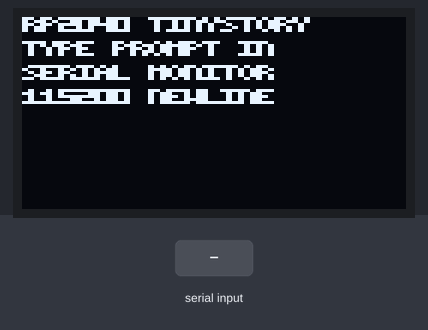
Bench run of a sketch on a simulated ESP32-S3. Shown: 128×64 one-colour display. Wiring (inferred from the names in the program): I2C bus: SDA GPIO 28; SCL GPIO 29; SSD1306 OLED at I2C address 0x3C. The test bench sets the inputs (shaded band). What the sketch prints to the serial monitor is not drawn.

Above: at 5.2 s.
5.3 s: "1\n" received over Serial
At 6.08 s:
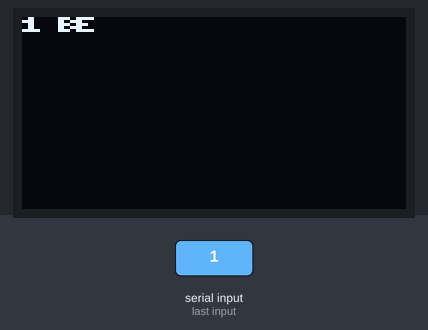
At 9.6 s:
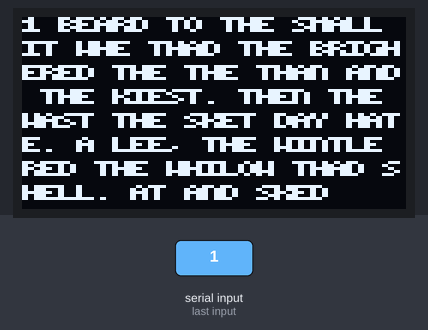
Timing chart, 0 to 11.1 s (numbered marks = the images above; inputs shaded):
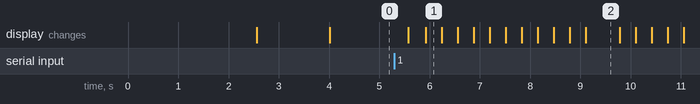

The sketch:

rp2040_tinylm.ino
```cpp
// RP2040 TinyStoryGen.
//
// Pico/RP2040 version of the ESP32-S3 on-device text demo. This does not run
// the 28.9M-param PLE model; the RP2040 has 264KB SRAM and no PSRAM. Instead it
// runs a compact byte-level backoff language model from flash.
//
// Display wiring requested:
//   OLED SDA -> GP28
//   OLED SCL -> GP29
//   OLED VCC -> 3V3
//   OLED GND -> GND
//
// GP28/GP29 are awkward for hardware I2C on many Pico setups, so this sketch
// uses a tiny bit-banged SSD1306-compatible I2C driver. Default address: 0x3C.
//
// Input:
//   Open Serial Monitor at 115200, set line ending to "Newline", type a prompt,
//   and press Enter. The model continues from your prompt.

#include "rp2040_model.h"

#define OLED_SDA 28
#define OLED_SCL 29
#define OLED_ADDR 0x3C
#define OLED_W 128
#define OLED_H 64
#define OLED_PAGES (OLED_H / 8)
#define OLED_TEXT_COLS 21
#define OLED_TEXT_ROWS 8

static uint32_t rng_state = 0xC0DEC0DEu;
static uint8_t prev2 = ' ';
static uint8_t prev1 = ' ';
static char prompt_buf[96];
static int prompt_len = 0;
static int text_col = 0;
static int text_row = 0;

// ---- bit-banged I2C + minimal OLED text ------------------------------------
static void i2c_delay() { delayMicroseconds(4); }

static void sda_high() { pinMode(OLED_SDA, INPUT_PULLUP); }
static void scl_high() { pinMode(OLED_SCL, INPUT_PULLUP); }
static void sda_low() {
  pinMode(OLED_SDA, OUTPUT);
  digitalWrite(OLED_SDA, LOW);
}
static void scl_low() {
  pinMode(OLED_SCL, OUTPUT);
  digitalWrite(OLED_SCL, LOW);
}

static void i2c_start() {
  sda_high(); scl_high(); i2c_delay();
  sda_low(); i2c_delay();
  scl_low(); i2c_delay();
}

static void i2c_stop() {
  sda_low(); i2c_delay();
  scl_high(); i2c_delay();
  sda_high(); i2c_delay();
}

static bool i2c_write(uint8_t b) {
  for (int i = 0; i < 8; i++) {
    if (b & 0x80) sda_high();
    else sda_low();
    i2c_delay();
    scl_high(); i2c_delay();
    scl_low(); i2c_delay();
    b <<= 1;
  }
  sda_high();
  i2c_delay();
  scl_high();
  bool ack = digitalRead(OLED_SDA) == LOW;
  i2c_delay();
  scl_low();
  return ack;
}

static void oled_cmd(uint8_t c) {
  i2c_start();
  i2c_write(OLED_ADDR << 1);
  i2c_write(0x00);
  i2c_write(c);
  i2c_stop();
}

static void oled_data(uint8_t d) {
  i2c_start();
  i2c_write(OLED_ADDR << 1);
  i2c_write(0x40);
  i2c_write(d);
  i2c_stop();
}

static void oled_pos(int col, int page) {
  oled_cmd(0xB0 + page);
  oled_cmd(0x00 + (col & 0x0F));
  oled_cmd(0x10 + (col >> 4));
}

static void oled_clear() {
  for (int p = 0; p < OLED_PAGES; p++) {
    oled_pos(0, p);
    for (int x = 0; x < OLED_W; x++) oled_data(0x00);
  }
  text_col = 0;
  text_row = 0;
  oled_pos(0, 0);
}

static void oled_begin() {
  sda_high();
  scl_high();
  delay(50);
  oled_cmd(0xAE);
  oled_cmd(0xD5); oled_cmd(0x80);
  oled_cmd(0xA8); oled_cmd(0x3F);
  oled_cmd(0xD3); oled_cmd(0x00);
  oled_cmd(0x40);
  oled_cmd(0x8D); oled_cmd(0x14);
  oled_cmd(0x20); oled_cmd(0x02);
  oled_cmd(0xA1);
  oled_cmd(0xC8);
  oled_cmd(0xDA); oled_cmd(0x12);
  oled_cmd(0x81); oled_cmd(0xCF);
  oled_cmd(0xD9); oled_cmd(0xF1);
  oled_cmd(0xDB); oled_cmd(0x40);
  oled_cmd(0xA4);
  oled_cmd(0xA6);
  oled_cmd(0xAF);
  oled_clear();
}

static const uint8_t FONT_3X5[][3] = {
  {0x00,0x00,0x00}, {0x00,0x17,0x00}, {0x03,0x00,0x03}, {0x1F,0x0A,0x1F},
  {0x12,0x1F,0x09}, {0x19,0x04,0x13}, {0x0A,0x15,0x1A}, {0x00,0x03,0x00},
  {0x00,0x0E,0x11}, {0x11,0x0E,0x00}, {0x0A,0x04,0x0A}, {0x04,0x0E,0x04},
  {0x10,0x08,0x00}, {0x04,0x04,0x04}, {0x00,0x10,0x00}, {0x18,0x04,0x03},
  {0x1F,0x11,0x1F}, {0x12,0x1F,0x10}, {0x1D,0x15,0x17}, {0x15,0x15,0x1F},
  {0x07,0x04,0x1F}, {0x17,0x15,0x1D}, {0x1F,0x15,0x1D}, {0x01,0x01,0x1F},
  {0x1F,0x15,0x1F}, {0x17,0x15,0x1F}, {0x00,0x0A,0x00}, {0x10,0x0A,0x00},
  {0x04,0x0A,0x11}, {0x0A,0x0A,0x0A}, {0x11,0x0A,0x04}, {0x01,0x15,0x03},
  {0x0E,0x15,0x16}, {0x1E,0x05,0x1E}, {0x1F,0x15,0x0A}, {0x0E,0x11,0x11},
  {0x1F,0x11,0x0E}, {0x1F,0x15,0x11}, {0x1F,0x05,0x01}, {0x0E,0x11,0x1D},
  {0x1F,0x04,0x1F}, {0x11,0x1F,0x11}, {0x08,0x10,0x0F}, {0x1F,0x04,0x1B},
  {0x1F,0x10,0x10}, {0x1F,0x02,0x1F}, {0x1F,0x01,0x1E}, {0x0E,0x11,0x0E},
  {0x1F,0x05,0x02}, {0x0E,0x19,0x1E}, {0x1F,0x05,0x1A}, {0x12,0x15,0x09},
  {0x01,0x1F,0x01}, {0x0F,0x10,0x0F}, {0x07,0x18,0x07}, {0x1F,0x08,0x1F},
  {0x1B,0x04,0x1B}, {0x03,0x1C,0x03}, {0x19,0x15,0x13},
};

static void oled_newline() {
  text_col = 0;
  text_row++;
  if (text_row >= OLED_TEXT_ROWS) oled_clear();
}

static void oled_char(char c) {
  if (c == '\r') return;
  if (c == '\n') {
    oled_newline();
    return;
  }
  if (c >= 'a' && c <= 'z') c -= 32;
  if (c < 32 || c > 'Z') c = ' ';
  if (text_col >= OLED_TEXT_COLS) oled_newline();

  const uint8_t *glyph = FONT_3X5[(int)c - 32];
  oled_pos(text_col * 6, text_row);
  for (int i = 0; i < 3; i++) {
    uint8_t col = glyph[i];
    oled_data(col);
    oled_data(col);
  }
  text_col++;
}

static void oled_print(const char *s) {
  while (*s) oled_char(*s++);
}

static void oled_status() {
  oled_clear();
  oled_print("RP2040 TINYSTORY");
  oled_char('\n');
  oled_print("TYPE PROMPT IN");
  oled_char('\n');
  oled_print("SERIAL MONITOR");
  oled_char('\n');
  oled_print("115200 NEWLINE");
}

// ---- tiny byte-level language model runtime --------------------------------
static uint32_t rng32() {
  uint32_t x = rng_state;
  x ^= x << 13;
  x ^= x >> 17;
  x ^= x << 5;
  rng_state = x ? x : 0xA341316Cu;
  return rng_state;
}

static int cmp_two_ctx(int idx, uint8_t a, uint8_t b) {
  uint8_t x = LM_TWO_CTX[idx * 2];
  uint8_t y = LM_TWO_CTX[idx * 2 + 1];
  if (x != a) return (int)x - (int)a;
  return (int)y - (int)b;
}

static int find_one(uint8_t a) {
  int lo = 0, hi = RP2040_MODEL_ONE_COUNT - 1;
  while (lo <= hi) {
    int mid = (lo + hi) / 2;
    uint8_t x = LM_ONE_CTX[mid];
    if (x == a) return mid;
    if (x < a) lo = mid + 1;
    else hi = mid - 1;
  }
  return -1;
}

static int find_two(uint8_t a, uint8_t b) {
  int lo = 0, hi = RP2040_MODEL_TWO_COUNT - 1;
  while (lo <= hi) {
    int mid = (lo + hi) / 2;
    int c = cmp_two_ctx(mid, a, b);
    if (c == 0) return mid;
    if (c < 0) lo = mid + 1;
    else hi = mid - 1;
  }
  return -1;
}

static uint8_t weighted_pick(const uint8_t *bytes, const uint16_t *weights, int n) {
  uint32_t total = 0;
  for (int i = 0; i < n; i++) total += weights[i];
  uint32_t r = rng32() % total;
  for (int i = 0; i < n; i++) {
    if (r < weights[i]) return bytes[i];
    r -= weights[i];
  }
  return bytes[n - 1];
}

static uint8_t sample_next() {
  int idx = find_two(prev2, prev1);
  if (idx >= 0) {
    int a = LM_TWO_OFF[idx];
    int b = LM_TWO_OFF[idx + 1];
    if (b > a) return weighted_pick(LM_TWO_BYTES + a, LM_TWO_WEIGHTS + a, b - a);
  }

  idx = find_one(prev1);
  if (idx >= 0) {
    int a = LM_ONE_OFF[idx];
    int b = LM_ONE_OFF[idx + 1];
    if (b > a) return weighted_pick(LM_ONE_BYTES + a, LM_ONE_WEIGHTS + a, b - a);
  }

  return weighted_pick(LM_UNI_BYTES, LM_UNI_WEIGHTS, RP2040_MODEL_UNI_COUNT);
}

static void reset_context(const char *prompt) {
  prev2 = ' ';
  prev1 = ' ';
  while (*prompt) {
    prev2 = prev1;
    prev1 = (uint8_t)*prompt++;
  }
}

static void generate_story(const char *prompt, int n_bytes) {
  reset_context(prompt);
  Serial.print(prompt);
  oled_clear();
  oled_print(prompt);

  for (int i = 0; i < n_bytes; i++) {
    uint8_t b = sample_next();
    if (b < 32 && b != '\n') b = ' ';
    Serial.write(b);
    oled_char((char)b);
    prev2 = prev1;
    prev1 = b;
    delay(15);
  }
  Serial.println();
}

void setup() {
  Serial.begin(115200);
  delay(2500);
  oled_begin();

  rng_state ^= micros();
  rng_state ^= (uint32_t)analogRead(A0) << 16;

  Serial.println();
  Serial.println("=== RP2040 TinyStoryGen ===");
  Serial.print("corpus bytes: ");
  Serial.println(RP2040_MODEL_CORPUS_BYTES);
  Serial.print("order-2 contexts: ");
  Serial.println(RP2040_MODEL_TWO_COUNT);
  Serial.print("order-1 contexts: ");
  Serial.println(RP2040_MODEL_ONE_COUNT);
  Serial.println();
  Serial.println("Type a prompt and press Enter. Example: Once upon a time");
  Serial.println("Send an empty line to use the default prompt.");
  Serial.println();

  oled_status();
}

void loop() {
  while (Serial.available() > 0) {
    char c = (char)Serial.read();
    if (c == '\r') continue;

    if (c == '\n') {
      prompt_buf[prompt_len] = 0;
      Serial.println();
      if (prompt_len == 0) {
        generate_story("Once upon a time ", 900);
      } else {
        if (prompt_buf[prompt_len - 1] != ' ' && prompt_len < (int)sizeof(prompt_buf) - 2) {
          prompt_buf[prompt_len++] = ' ';
          prompt_buf[prompt_len] = 0;
        }
        generate_story(prompt_buf, 900);
      }
      prompt_len = 0;
      Serial.println();
      Serial.println("--- type another prompt and press Enter ---");
      oled_char('\n');
      oled_print("READY");
    } else if (c == 8 || c == 127) {
      if (prompt_len > 0) prompt_len--;
    } else if (prompt_len < (int)sizeof(prompt_buf) - 1 && c >= 32 && c < 127) {
      prompt_buf[prompt_len++] = c;
      Serial.write(c);
    }
  }
  delay(10);
}
```

Source omitted: rp2040_model.h (data table, 14338 bytes)

Measured:
- after the input at 5.3 s, the display: first changes after 0.27 s (image 1 shows a later state)
- what the display in image 2 shows lasts 0.7 s, from 9.1 s to 9.8 s
